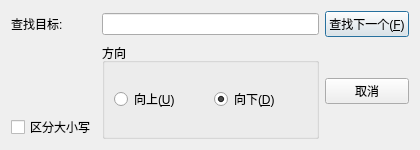
<?xml version="1.0" encoding="UTF-8"?>
<ui version="4.0">
 <class>FindDialog</class>
 <widget class="QDialog" name="FindDialog">
  <property name="geometry">
   <rect>
    <x>0</x>
    <y>0</y>
    <width>420</width>
    <height>150</height>
   </rect>
  </property>
  <property name="windowTitle">
   <string>查找</string>
  </property>
  <layout class="QGridLayout" name="gridLayout">
   <item row="0" column="0">
    <widget class="QLabel" name="labelFind">
     <property name="text">
      <string>查找目标:</string>
     </property>
    </widget>
   </item>
   <item row="0" column="1">
    <widget class="QLineEdit" name="findLineEdit"/>
   </item>
   <item row="0" column="2">
    <widget class="QPushButton" name="findNextButton">
     <property name="text">
      <string>查找下一个(&amp;F)</string>
     </property>
     <property name="default">
      <bool>true</bool>
     </property>
    </widget>
   </item>
   <item row="1" column="1" rowspan="2">
    <widget class="QGroupBox" name="directionGroupBox">
     <property name="title">
      <string>方向</string>
     </property>
     <layout class="QHBoxLayout" name="horizontalLayout">
      <item>
       <widget class="QRadioButton" name="upRadioButton">
        <property name="text">
         <string>向上(&amp;U)</string>
        </property>
       </widget>
      </item>
      <item>
       <widget class="QRadioButton" name="downRadioButton">
        <property name="text">
         <string>向下(&amp;D)</string>
        </property>
        <property name="checked">
         <bool>true</bool>
        </property>
       </widget>
      </item>
     </layout>
    </widget>
   </item>
   <item row="1" column="2" rowspan="2">
    <widget class="QPushButton" name="closeButton">
     <property name="text">
      <string>取消</string>
     </property>
    </widget>
   </item>
   <item row="2" column="0">
    <widget class="QCheckBox" name="caseCheckBox">
     <property name="text">
      <string>区分大小写</string>
     </property>
    </widget>
   </item>
  </layout>
 </widget>
 <resources/>
 <connections>
  <connection>
   <sender>closeButton</sender>
   <signal>clicked()</signal>
   <receiver>FindDialog</receiver>
   <slot>close()</slot>
   <hints>
    <hint type="sourcelabel"><x>370</x><y>120</y></hint>
    <hint type="destinationlabel"><x>200</x><y>80</y></hint>
   </hints>
  </connection>
 </connections>
</ui>
